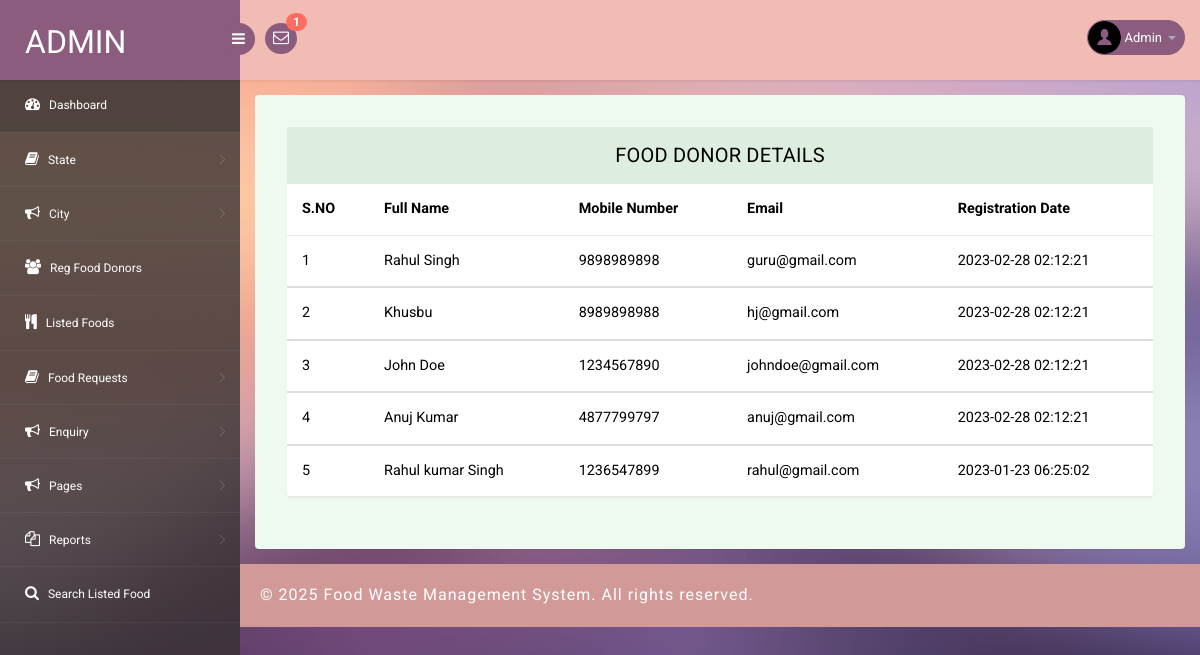
The page /admin/manage-donor-details.php (signed in) on the database its author committed.
### tables this page shows
CREATE TABLE `tbldonor` (
  `ID` int(10) NOT NULL,
  `FullName` varchar(200) DEFAULT NULL,
  `Email` varchar(200) DEFAULT NULL,
  `MobileNumber` bigint(10) DEFAULT NULL,
  `Password` varchar(120) DEFAULT NULL,
  `RegDate` timestamp NULL DEFAULT current_timestamp()
);

### admin/manage-donor-details.php (the view, shortened to what this page needs)
<?php
include('includes/dbconnection.php');
if (strlen($_SESSION['pgasaid']==0)) {
  header('location:logout.php');
  } else{
?>
<!DOCTYPE html>
<head>
<link rel="stylesheet" href="css/bootstrap.min.css" >
<link href="css/style.css" rel='stylesheet' type='text/css' />
<link href="css/style-responsive.css" rel="stylesheet"/>
<link rel="stylesheet" href="css/font.css" type="text/css"/>
<link href="css/font-awesome.css" rel="stylesheet">
</head>
<body>
<section id="container">
<?php include_once('includes/header.php');?>
<?php include_once('includes/sidebar.php');?>
<section id="main-content">
	<section class="wrapper">
		<div class="table-agile-info">
 <div class="panel panel-default">
    <div class="panel-heading">
     Food Donor Details
    </div>
    <div>
      <table class="table" ui-jq="footable" ui-options='{
        "paging": {
          "enabled": true
        },
        "filtering": {
          "enabled": true
        },
        "sorting": {
          "enabled": true
        }}'>
        <thead>
          <tr>
            <th data-breakpoints="xs">S.NO</th>
            <th>Full Name</th>
   <th>Mobile Number</th>
   <th>Email</th>
            <th>Registration Date</th>
          </tr>
        </thead>
        <?php
$ret=mysqli_query($con,"select * from  tbldonor");
$cnt=1;
while ($row=mysqli_fetch_array($ret)) {
?>
        <tbody>
          <tr data-expanded="true">
            <td><?php echo $cnt;?></td>
                  <td><?php  echo $row['FullName'];?></td>
                 <td><?php  echo $row['MobileNumber'];?></td>
                 <td><?php  echo $row['Email'];?></td>
                  <td><?php  echo $row['RegDate'];?></td>
                </tr>
                <?php
$cnt=$cnt+1;
}?>
 </tbody>
            </table>
    </div>
  </div>
</div>
</section>
		 <?php include_once('includes/footer.php');?>
</section>
</section>
</body>
</html>
<?php }  ?>

### admin/includes/header.php (shortened to what this page needs)
<?php
include('includes/dbconnection.php');
?>
<header class="header fixed-top clearfix">
<div class="brand">
    <a href="dashboard.php" class="logo">
        Admin
    </a>
    <div class="sidebar-toggle-box">
        <div class="fa fa-bars"></div>
    </div>
</div>
<div class="nav notify-row" id="top_menu">
    <ul class="nav top-menu">
                <?php
$ret1=mysqli_query($con,"select tblfoodrequests.id,fullName,requestNumber    from tblfoodrequests
 join tblfood  on tblfood.ID=tblfoodrequests.foodId
 where   (tblfoodrequests.status is null || tblfoodrequests.status='')");
$num=mysqli_num_rows($ret1);
?>
        <li id="header_inbox_bar" class="dropdown">
            <a data-toggle="dropdown" class="dropdown-toggle" href="#">
                <i class="fa fa-envelope-o"></i>
                <span class="badge bg-important"><?php echo $num;?></span>
            </a>
        </li>
    </ul>
</div>
<div class="top-nav clearfix">
    <ul class="nav pull-right top-menu">
        <li class="dropdown">
            <a data-toggle="dropdown" class="dropdown-toggle" href="#">
                <?php
$adid=$_SESSION['pgasaid'];
$ret=mysqli_query($con,"select AdminName from tbladmin where ID='$adid'");
$row=mysqli_fetch_array($ret);
$name=$row['AdminName'];
?>
                <img alt="" src="images/2.png">
                <span class="username"><?php echo $name; ?></span>
                <b class="caret"></b>
            </a>
        </li>
    </ul>
</div>
</header>

### admin/css/style.css (style rules this page uses)
ul, ol { margin: 0; }
html, body { font-family: 'Roboto', sans-serif; font-size: 100%; overflow-x: hidden; background: url(../images/bg.jpg) no-repeat 0px 0px; background-size:cover; }
body a { transition: 0.5s all ease; -webkit-transition: 0.5s all ease; -moz-transition: 0.5s all ease; -o-transition: 0.5s all ease; -ms-transition: 0.5s all ease; text-decoration:none; }
ul,label { margin:0; padding:0; }
#main-content { margin-left:240px; -webkit-transition:all .3s ease-in-out; -moz-transition:all .3s ease-in-out; -o-transition:all .3s ease-in-out; transition:all .3s ease-in-out; }
.header { left:0; right:0; z-index:1002; background:rgb(240, 188, 180); -webkit-transition:all .3s ease-in-out; -moz-transition:all .3s ease-in-out; -o-transition:all .3s ease-in-out; transition:all .3s ease-in-out; }
.fixed-top { position:fixed; box-shadow:1px 0 3px rgba(0,0,0,.15); }
.wrapper { display:inline-block; margin-top:80px; padding:15px; width:100%; }
.brand { background:#8b5c7e; float:left; width:240px; height:80px; position:relative; }
a.logo { font-size:32px; color:#fff; float:left; margin:20px 0 0 25px; text-transform:uppercase; }
#top_menu .nav>li,ul.top-menu>li { float:left; }
.notify-row { float:left; margin-top:23px; margin-left:25px; }
ul.top-menu { margin-right:15px; margin-top: 0; }
ul.top-menu > li > a { color: #fff; font-size: 16px; background: #8b5c7e; padding: 4px 8px; margin-right: 15px; border-radius: 50%; -webkit-border-radius: 50%; padding-right: 8px !important; }
.notify-row .badge { position:absolute; right:-10px; top:-10px; z-index:100; }
.top-nav { margin-top:20px; }
.top-nav img { border-radius:50%; -webkit-border-radius:50%; width:33px; }
.top-nav .username { font-size:13px; color:#fff; }
.top-nav ul.top-menu>li>a { border-radius: 100px; -webkit-border-radius: 100px; padding: 0px; background: none; margin-right: 0; border: 1px solid #8b5c7e; background: #8b5c7e; }
.top-nav ul.top-menu>li { margin-left:10px; }
.top-nav .nav .caret { border-bottom-color:#A4AABA; border-top-color:#A4AABA; }
.sidebar-toggle-box { float:left; margin-top:23px; margin-left:-15px; background:#8b5c7e; border-radius:50%; -webkit-border-radius:50%; width:32px; height:32px; position:absolute; right:-15px; }
.sidebar-toggle-box .fa-bars { cursor:pointer; display:inline-block; font-size:15px; padding:8px 8px 8px 9px; color:#fff; }
.panel-heading { position: relative; height: 57px; line-height: 57px; letter-spacing: 0.2px; color: #000; font-size: 18px; font-weight: 400; padding: 0 16px; background:#ddede0; border-top-right-radius: 2px; border-top-left-radius: 2px; text-transform: uppercase; text-align: center; }
.panel { border: none ! important; }
.table>thead>tr>th { border-bottom: 1px solid #e1ab91 ! important; }
.table>tbody>tr>td, .table>tbody>tr>th, .table>tfoot>tr>td, .table>tfoot>tr>th, .table>thead>tr>td, .table>thead>tr>th { border-bottom: 1px solid #e9e9e9 ! important; }
.table > thead > tr > th, .table > tbody > tr > th, .table > tfoot > tr > th, .table > thead > tr > td, .table > tbody > tr > td, .table > tfoot > tr > td { border-top: none !important; }
.table td, .table>tbody>tr>td, .table>tbody>tr>th, .table>tfoot>tr>td, .table>tfoot>tr>th, .table>thead>tr>td, .table>thead>tr>th { padding: 15px!important; }
.table > thead > tr > th, .table > tbody > tr > th, .table > tfoot > tr > th, .table > thead > tr > td, .table > tbody > tr > td, .table > tfoot > tr > td { font-size: 0.9em; color: #000; border-top: none !important; }
.table-agile-info { background: #eef9f0; padding: 2em; border-radius: 4px; -webkit-box-shadow: 0 1px 1px rgba(0,0,0,.05); box-shadow: 0 1px 1px rgba(0,0,0,.05); }
.panel-default>.panel-heading { color: #000000 ! important; background-color: #ddede0 ! important; border-color: #ddede0 ! important; font-size: 20px; }
.badge.bg-important { background: #ff6c60; }

### rows shown on the page
tbldonor: FullName "Rahul Singh", MobileNumber "9898989898", Email "guru@gmail.com", RegDate "2023-02-28 02:12:21"
tbldonor: FullName "Khusbu", MobileNumber "8989898988", Email "hj@gmail.com", RegDate "2023-02-28 02:12:21"
tbldonor: FullName "John Doe", MobileNumber "1234567890", Email "johndoe@gmail.com", RegDate "2023-02-28 02:12:21"
tbldonor: FullName "Anuj Kumar", MobileNumber "4877799797", Email "anuj@gmail.com", RegDate "2023-02-28 02:12:21"
tbldonor: FullName "Rahul kumar Singh", MobileNumber "1236547899", Email "rahul@gmail.com", RegDate "2023-01-23 06:25:02"

### other values the page prints
$num "1"
$name "Admin"
